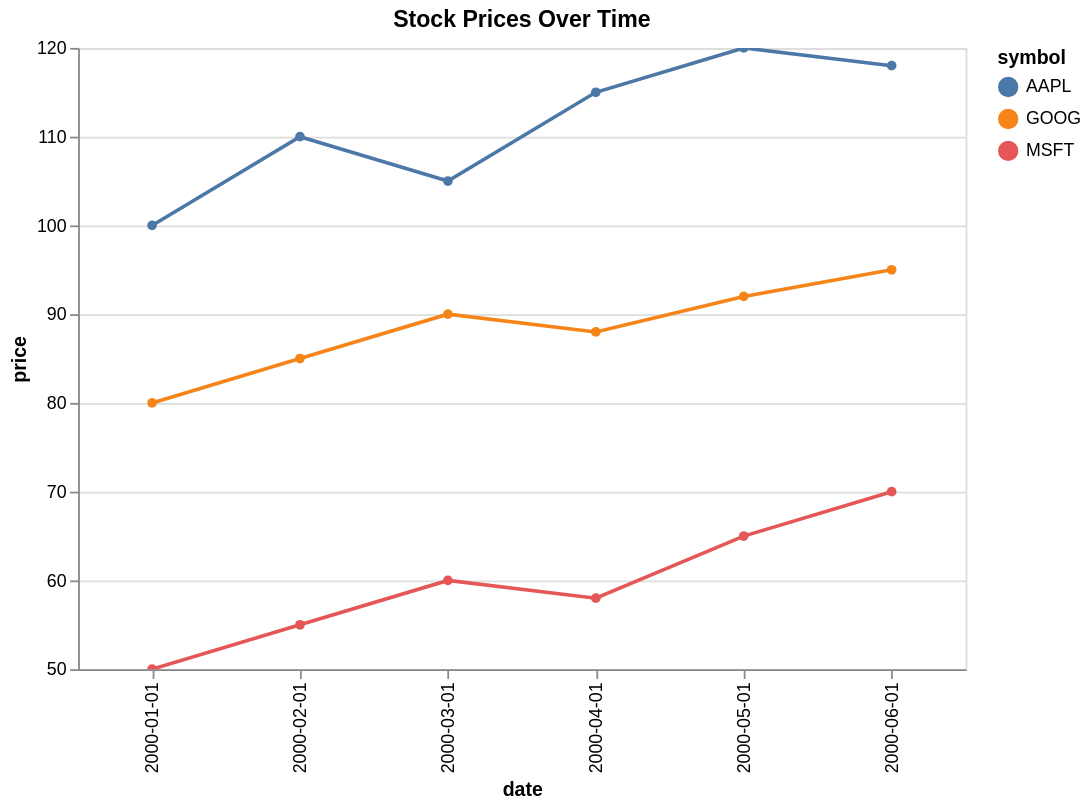

Express this chart as Vega-Lite.
### Vega-Lite specification from a JSON file in a GitHub repository (floating-point values rounded to 4 significant figures)
{"$schema": "https://vega.github.io/schema/vega-lite/v5.json", "_aov": {"legendInteraction": "highlight"}, "_aovLegend": {"dimmed": true, "filtered": false, "opacity": null, "params": ["legend_selection"], "transform": []}, "config": {"axis": {"labelLimit": 0}, "header": {"labelLimit": 0}, "legend": {"labelLimit": 0}}, "data": {"values": [{"date": "2000-01-01", "price": 100.0, "symbol": "AAPL"}, {"date": "2000-02-01", "price": 110.0, "symbol": "AAPL"}, {"date": "2000-03-01", "price": 105.0, "symbol": "AAPL"}, {"date": "2000-04-01", "price": 115.0, "symbol": "AAPL"}, {"date": "2000-05-01", "price": 120.0, "symbol": "AAPL"}, {"date": "2000-06-01", "price": 118.0, "symbol": "AAPL"}, {"date": "2000-01-01", "price": 80.0, "symbol": "GOOG"}, {"date": "2000-02-01", "price": 85.0, "symbol": "GOOG"}, {"date": "2000-03-01", "price": 90.0, "symbol": "GOOG"}, {"date": "2000-04-01", "price": 88.0, "symbol": "GOOG"}, {"date": "2000-05-01", "price": 92.0, "symbol": "GOOG"}, {"date": "2000-06-01", "price": 95.0, "symbol": "GOOG"}, {"date": "2000-01-01", "price": 50.0, "symbol": "MSFT"}, {"date": "2000-02-01", "price": 55.0, "symbol": "MSFT"}, {"date": "2000-03-01", "price": 60.0, "symbol": "MSFT"}, {"date": "2000-04-01", "price": 58.0, "symbol": "MSFT"}, {"date": "2000-05-01", "price": 65.0, "symbol": "MSFT"}, {"date": "2000-06-01", "price": 70.0, "symbol": "MSFT"}]}, "encoding": {"color": {"field": "symbol", "type": "nominal"}, "opacity": {"condition": {"test": {"and": [{"or": ["!isValid(datum[\"symbol\"])", {"empty": true, "param": "legend_selection"}]}]}, "value": 1}, "value": 0.15}, "tooltip": [{"field": "price", "type": "quantitative"}, {"field": "symbol", "type": "nominal"}, {"field": "date", "type": "nominal"}], "x": {"field": "date", "type": "nominal"}, "y": {"field": "price", "scale": {"zero": false}, "type": "quantitative"}}, "height": 350, "mark": {"point": true, "type": "line"}, "params": [{"bind": "scales", "name": "grid", "select": {"encodings": ["y"], "type": "interval"}}, {"bind": "legend", "name": "legend_selection", "select": {"fields": ["symbol"], "type": "point"}}], "title": "Stock Prices Over Time", "width": 500}
